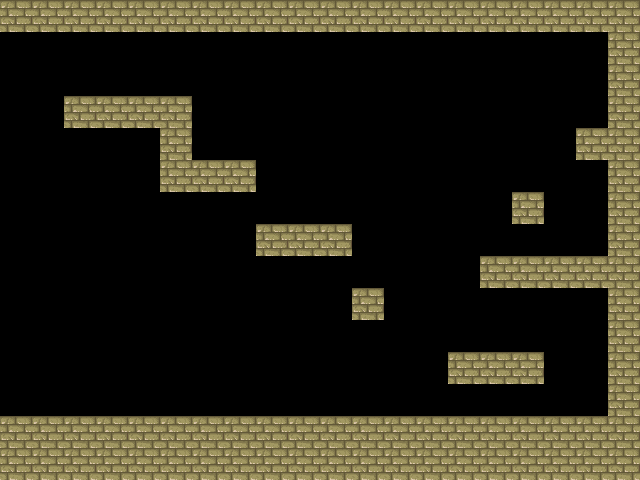

Rendered tile map (Tiled .tmx) drawn with the repository's tilesets; below, a short description and the full map source, tile grids included:
An orthogonal 20x15 tile map with 32x32 px tiles, 1 tile layer (capa0).

<map version="1.0" tiledversion="1.1.2" orientation="orthogonal" renderorder="right-down" width="20" height="15" tilewidth="32" tileheight="32" infinite="0" nextobjectid="1">
 <tileset firstgid="1" source="tmw_desert.tsx" />
 <layer name="capa0" width="20" height="15">
  <data encoding="csv">
10,10,10,10,10,10,10,10,10,10,10,10,10,10,10,10,10,10,10,10,
0,0,0,0,0,0,0,0,0,0,0,0,0,0,0,0,0,0,0,10,
0,0,0,0,0,0,0,0,0,0,0,0,0,0,0,0,0,0,0,10,
0,0,10,10,10,10,0,0,0,0,0,0,0,0,0,0,0,0,0,10,
0,0,0,0,0,10,0,0,0,0,0,0,0,0,0,0,0,0,10,10,
0,0,0,0,0,10,10,10,0,0,0,0,0,0,0,0,0,0,0,10,
0,0,0,0,0,0,0,0,0,0,0,0,0,0,0,0,10,0,0,10,
0,0,0,0,0,0,0,0,10,10,10,0,0,0,0,0,0,0,0,10,
0,0,0,0,0,0,0,0,0,0,0,0,0,0,0,10,10,10,10,10,
0,0,0,0,0,0,0,0,0,0,0,10,0,0,0,0,0,0,0,10,
0,0,0,0,0,0,0,0,0,0,0,0,0,0,0,0,0,0,0,10,
0,0,0,0,0,0,0,0,0,0,0,0,0,0,10,10,10,0,0,10,
0,0,0,0,0,0,0,0,0,0,0,0,0,0,0,0,0,0,0,10,
10,10,10,10,10,10,10,10,10,10,10,10,10,10,10,10,10,10,10,10,
10,10,10,10,10,10,10,10,10,10,10,10,10,10,10,10,10,10,10,10
</data>
 </layer>
</map>
